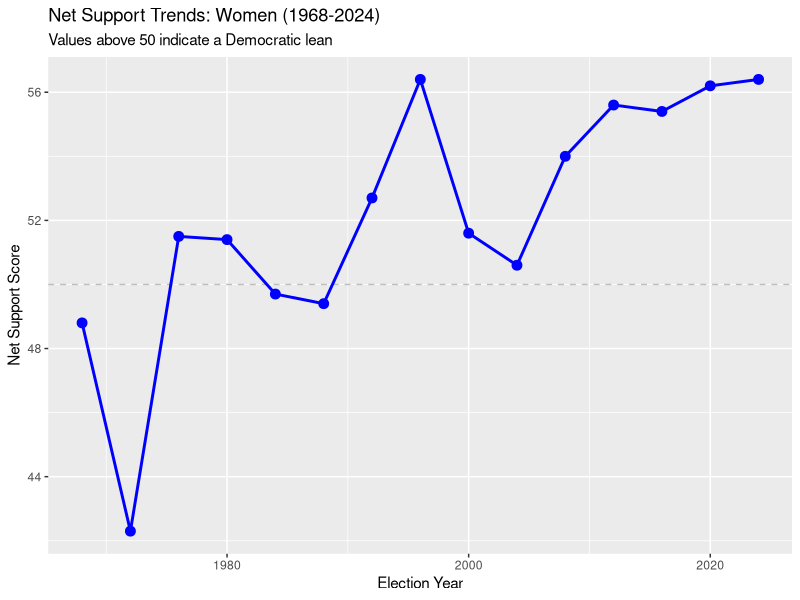

Generate this figure with R:
## ---- chunk 1
library(tidyverse)
my_data <- read_csv("The Guide to Public Opinion and Electoral Behavior.csv")
## ---- chunk 2
my_data |>
  head()
## ---- chunk 3
gender_demographic <- my_data |>
  filter(Demographics == "gender",
         Subgroup == "Women")
gender_demographic
## ---- chunk 4
library(ggplot2)

gender_plot <- ggplot(gender_demographic, aes(x = Year, y = `Net Pro Dem. - Pro Rep.`)) +
  geom_hline(yintercept = 50, linetype = "dashed", color = "gray") +
  geom_line(color = "blue", linewidth = 1) + 
  geom_point(color = "blue", size = 3) +
  labs(
    title = "Net Support Trends: Women (1968-2024)",
    subtitle = "Values above 50 indicate a Democratic lean",
    x = "Election Year",
    y = "Net Support Score"
  ) 
gender_plot
